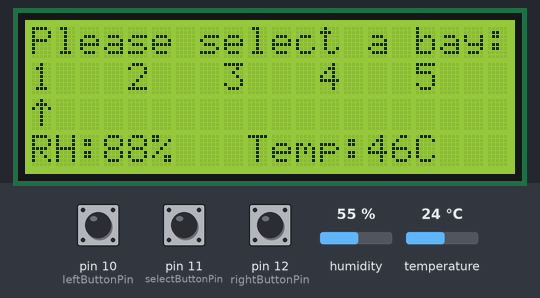
Recording of a sketch running on a simulated Arduino Uno, built with avr-gcc and run on an emulated ATmega328P. On the bench: 20×4 character LCD. The test bench sets the inputs (shaded band); at power-on: pin 11 (selectButtonPin) HIGH, pin 10 (leftButtonPin) HIGH, pin 12 (rightButtonPin) HIGH, humidity 55 %, temperature 24 °C.

Above: at 1.3 s.
1.4 s: pin 11 (selectButtonPin) pulled LOW for 0.15 s
Timing chart, 0 to 4.4 s (numbered marks = the images above; inputs shaded):
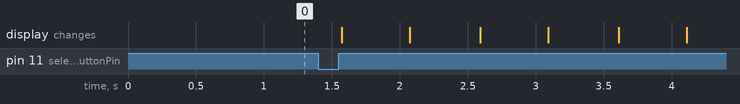

The sketch:

tabletender_UI.ino
```cpp
#include <DHT.h>
#include <DHT_U.h>
#include <Wire.h>
#include <LiquidCrystal_I2C.h>

#define dhtSensorPin 13 // temperature/humidity sensor connected to pin 2
#define dhtType DHT22 // define type of sensor
#define leftButtonPin 10 // move left button connected to pin 10
#define selectButtonPin 11 // select button connected to pin 11
#define rightButtonPin 12 // move right button connected to pin 12

// interrupt pins 2,3,18,19,20,21

DHT dht(dhtSensorPin, dhtType);

int leftButtonState = HIGH; // initialize left button state to HIGH (not pressed)
int leftButtonPrevState = HIGH; // initialize left button previous state to HIGH (not pressed)
int selectButtonState = HIGH; // initialize select button state to HIGH (not pressed)
int selectButtonPrevState = HIGH; // initialize select button previous state to HIGH (not pressed)
int rightButtonState = HIGH; // initialize right button state to HIGH (not pressed)
int rightButtonPrevState = HIGH; // initialize right button previous state to HIGH (not pressed)

int i = 0; // index variable for selection
int count = 0; // loop control variable for select button

LiquidCrystal_I2C lcd(0x27,20,4);  // set the LCD address to 0x27 for a 20 chars and 4 line display

// define arrow array to create an up arrow
byte arrow[] = {
    B00100,
    B01110,
    B10101,
    B00100,
    B00100,
    B00100,
    B00100,
    B00000,
  };

void setup() {
  // put your setup code here, to run once:
  pinMode(leftButtonPin, INPUT_PULLUP);
  pinMode(selectButtonPin, INPUT_PULLUP);
  pinMode(rightButtonPin, INPUT_PULLUP);

  dht.begin(); // initialize the temp/humidity sensor

  lcd.init();                      // initialize the lcd
  lcd.backlight();

  // Line 1
  lcd.setCursor(0,0);
  lcd.print("Please select a bay:");

  // Line 2
  lcd.setCursor(0,1);
  lcd.print("1"); // bay 1
  lcd.setCursor(4,1);
  lcd.print("2"); // bay 2
  lcd.setCursor(8,1);
  lcd.print("3"); // bay 3
  lcd.setCursor(12,1);
  lcd.print("4"); // bay 4
  lcd.setCursor(16,1);
  lcd.print("5"); // bay 5

  // Line 3
  lcd.createChar(0, arrow); // create the custom arrow character called from global scope
  lcd.setCursor(0,2);
  lcd.write(0); // writes byte[0] (arrow) to the screen

  // Line 4
  lcd.setCursor(0,3);
  lcd.print("RH: "); // place holder for humidity sensor
  lcd.setCursor(9,3);
  lcd.print("Temp: "); // place holder for temperature sensor
}

void loop() {
  lcd.setCursor(3,3);
  lcd.print((int)dht.readHumidity() + 33); // display humidity to screen
  lcd.print("%");
  lcd.setCursor(14,3);
  lcd.print((int)dht.readTemperature() + 22); // display temperature to screen
  lcd.print("C");

  // put your main code here, to run repeatedly:
  leftButtonState = digitalRead(leftButtonPin); // get value of button state, HIGH = not pressed, LOW = pressed
  selectButtonState = digitalRead(selectButtonPin); // get value of button state, HIGH = not pressed, LOW = pressed
  rightButtonState = digitalRead(rightButtonPin); // get value of button state, HIGH = not pressed, LOW = pressed

  if (leftButtonPrevState == LOW && leftButtonState == HIGH)
  {
    i = i - 4; // move left 4 indexes to move to each bay

    if (i < 0) // if arrow at bay 1 on screen -> button pressed -> move to bay 5
    {
       i = 16;
    }

    lcd.setCursor(0,2); // set cursor to 0th index of third line
    lcd.print("                   "); // clear 3rd line
    lcd.setCursor(i,2); // set cursor to ith index of third line
    lcd.write(0); // print arrow character
    delay(200); // delay button presses 200 ticks
  }

  if (rightButtonPrevState == LOW && rightButtonState == HIGH)
  {
    i = i + 4; // move right 4 indexes to move to each bay

    if (i > 16) // if arrow at bay 1 on screen -> button pressed -> move to bay 5
    {
       i = 0;
    }

    lcd.setCursor(0,2); // set cursor to 0th index of third line
    lcd.print("                   "); // clear 3rd line
    lcd.setCursor(i,2); // set cursor to ith index of third line
    lcd.write(0); // print arrow character
    delay(200); // delay button presses 200 ticks
  }

  if (selectButtonPrevState == LOW && selectButtonState == HIGH)
  {
    while(count < 15) // loop 15 times to imitate blinks
    {
        lcd.setCursor(0, 2);
        lcd.print("                  "); // clear 3rd line
        delay(500);
        lcd.setCursor(i, 2);
        lcd.write(0);
        delay(500);
        count = count + 1; // increment count
    }
    count = 0; // reset count for loop
    i = 0; // reset i back to 0
    lcd.setCursor(0, 2);
    lcd.print("                  "); // clear 3rd line
    lcd.setCursor(i, 2); // reset index back to 0
    lcd.write(0); // place arrow back under bay 1
  }

  leftButtonPrevState = leftButtonState;
  selectButtonPrevState = selectButtonState;
  rightButtonPrevState = rightButtonState;
}
```
